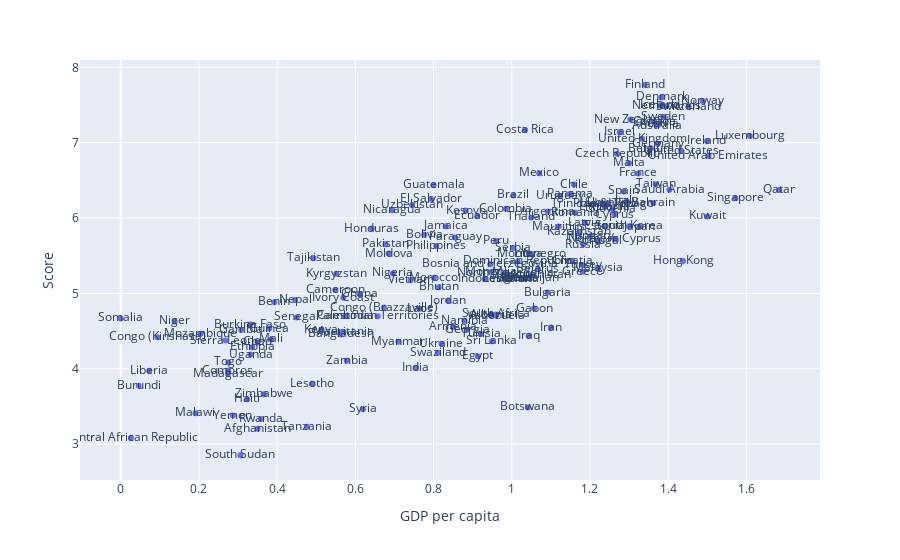

Source (notebook cell):
### Code cell
# Plot the relationship between score, GDP and region
fig = px.scatter(happy_df, x='GDP per capita', y='Score', text='Country or region')
fig.show()

### Figure 1 — Plotly figure (JSON) as saved in the notebook; plotly's stock layout.template omitted (floating-point values rounded to 4 significant figures; data arrays with more than 128 entries replaced by an {"elided": "..."} marker saying what was removed)
{"data": [{"hovertemplate": "GDP per capita=%{x}<br>Score=%{y}<br>Country or region=%{text}<extra></extra>", "legendgroup": "", "marker": {"color": "#636efa", "symbol": "circle"}, "mode": "markers+text", "name": "", "orientation": "v", "showlegend": false, "text": {"elided": "156 str values"}, "type": "scatter", "x": {"elided": "156 float values"}, "xaxis": "x", "y": {"elided": "156 float values"}, "yaxis": "y"}], "layout": {"legend": {"tracegroupgap": 0}, "margin": {"t": 60}, "xaxis": {"anchor": "y", "domain": [0, 1], "title": {"text": "GDP per capita"}}, "yaxis": {"anchor": "x", "domain": [0, 1], "title": {"text": "Score"}}}}
